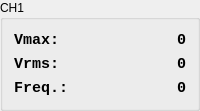
                <widget class="QGroupBox" name="groupBox_3">
                 <property name="title">
                  <string>CH1</string>
                 </property>
                 <layout class="QVBoxLayout" name="verticalLayout_13">
                  <item>
                   <layout class="QVBoxLayout" name="verticalLayout_12">
                    <item>
                     <layout class="QHBoxLayout" name="horizontalLayout_9">
                      <item>
                       <widget class="QLabel" name="label_ch1disp">
                        <property name="minimumSize">
                         <size>
                          <width>61</width>
                          <height>0</height>
                         </size>
                        </property>
                        <property name="font">
                         <font>
                          <family>Monospace</family>
                          <pointsize>11</pointsize>
                          <weight>75</weight>
                          <italic>false</italic>
                          <bold>true</bold>
                          <kerning>false</kerning>
                         </font>
                        </property>
                        <property name="layoutDirection">
                         <enum>Qt::LeftToRight</enum>
                        </property>
                        <property name="text">
                         <string>Vmax:</string>
                        </property>
                        <property name="alignment">
                         <set>Qt::AlignLeading|Qt::AlignLeft|Qt::AlignVCenter</set>
                        </property>
                       </widget>
                      </item>
                      <item>
                       <widget class="QLabel" name="label_ch1_disp_vmax">
                        <property name="minimumSize">
                         <size>
                          <width>61</width>
                          <height>0</height>
                         </size>
                        </property>
                        <property name="font">
                         <font>
                          <family>Monospace</family>
                          <pointsize>11</pointsize>
                          <weight>75</weight>
                          <italic>false</italic>
                          <bold>true</bold>
                          <kerning>false</kerning>
                         </font>
                        </property>
                        <property name="layoutDirection">
                         <enum>Qt::LeftToRight</enum>
                        </property>
                        <property name="text">
                         <string>0</string>
                        </property>
                        <property name="alignment">
                         <set>Qt::AlignRight|Qt::AlignTrailing|Qt::AlignVCenter</set>
                        </property>
                       </widget>
                      </item>
                     </layout>
                    </item>
                    <item>
                     <layout class="QHBoxLayout" name="horizontalLayout_10">
                      <item>
                       <widget class="QLabel" name="label_ch1disp_2">
                        <property name="minimumSize">
                         <size>
                          <width>61</width>
                          <height>0</height>
                         </size>
                        </property>
                        <property name="font">
                         <font>
                          <family>Monospace</family>
                          <pointsize>11</pointsize>
                          <weight>75</weight>
                          <italic>false</italic>
                          <bold>true</bold>
                          <kerning>false</kerning>
                         </font>
                        </property>
                        <property name="layoutDirection">
                         <enum>Qt::LeftToRight</enum>
                        </property>
                        <property name="text">
                         <string>Vrms:</string>
                        </property>
                        <property name="alignment">
                         <set>Qt::AlignLeading|Qt::AlignLeft|Qt::AlignVCenter</set>
                        </property>
                       </widget>
                      </item>
                      <item>
                       <widget class="QLabel" name="label_ch1_disp_vrms">
                        <property name="minimumSize">
                         <size>
                          <width>61</width>
                          <height>0</height>
                         </size>
                        </property>
                        <property name="font">
                         <font>
                          <family>Monospace</family>
                          <pointsize>11</pointsize>
                          <weight>75</weight>
                          <italic>false</italic>
                          <bold>true</bold>
                          <kerning>false</kerning>
                         </font>
                        </property>
                        <property name="layoutDirection">
                         <enum>Qt::LeftToRight</enum>
                        </property>
                        <property name="text">
                         <string>0</string>
                        </property>
                        <property name="alignment">
                         <set>Qt::AlignRight|Qt::AlignTrailing|Qt::AlignVCenter</set>
                        </property>
                       </widget>
                      </item>
                     </layout>
                    </item>
                    <item>
                     <layout class="QHBoxLayout" name="horizontalLayout_11">
                      <item>
                       <widget class="QLabel" name="label_ch1disp_3">
                        <property name="minimumSize">
                         <size>
                          <width>61</width>
                          <height>0</height>
                         </size>
                        </property>
                        <property name="font">
                         <font>
                          <family>Monospace</family>
                          <pointsize>11</pointsize>
                          <weight>75</weight>
                          <italic>false</italic>
                          <bold>true</bold>
                          <kerning>false</kerning>
                         </font>
                        </property>
                        <property name="layoutDirection">
                         <enum>Qt::LeftToRight</enum>
                        </property>
                        <property name="text">
                         <string>Freq.:</string>
                        </property>
                        <property name="alignment">
                         <set>Qt::AlignLeading|Qt::AlignLeft|Qt::AlignVCenter</set>
                        </property>
                       </widget>
                      </item>
                      <item>
                       <widget class="QLabel" name="label_ch1_disp_freq">
                        <property name="minimumSize">
                         <size>
                          <width>61</width>
                          <height>0</height>
                         </size>
                        </property>
                        <property name="font">
                         <font>
                          <family>Monospace</family>
                          <pointsize>11</pointsize>
                          <weight>75</weight>
                          <italic>false</italic>
                          <bold>true</bold>
                          <kerning>false</kerning>
                         </font>
                        </property>
                        <property name="layoutDirection">
                         <enum>Qt::LeftToRight</enum>
                        </property>
                        <property name="text">
                         <string>0</string>
                        </property>
                        <property name="alignment">
                         <set>Qt::AlignRight|Qt::AlignTrailing|Qt::AlignVCenter</set>
                        </property>
                       </widget>
                      </item>
                     </layout>
                    </item>
                   </layout>
                  </item>
                 </layout>
                </widget>
